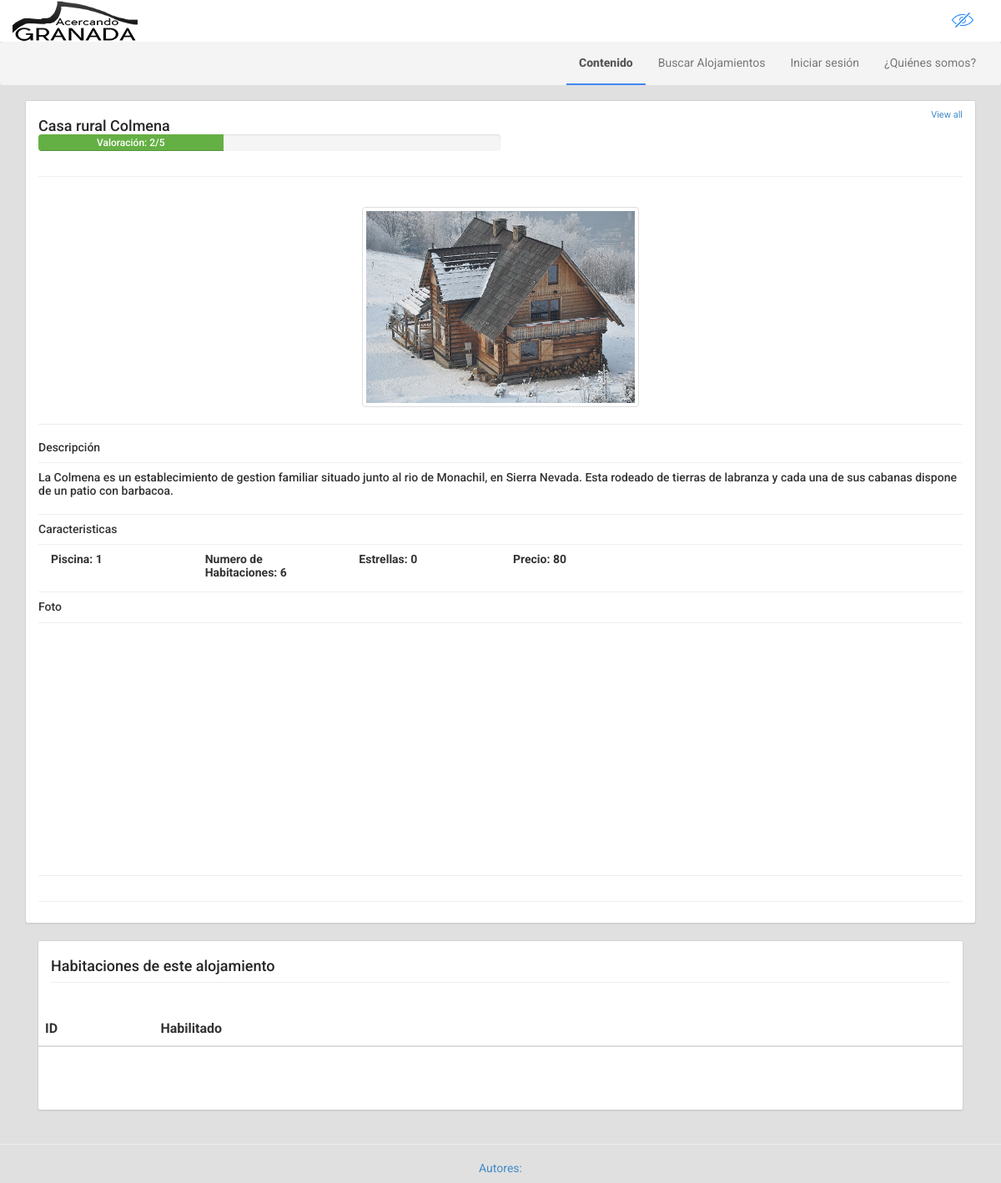
Page /GRXDev/index.php?cat=alojamiento&ID_Alojamiento=7 on the committed database.
### tables this page shows
CREATE TABLE IF NOT EXISTS `alojamiento` (
`ID` int(10) NOT NULL,
  `Nombre` varchar(255) NOT NULL,
  `Direccion` varchar(255) NOT NULL,
  `Descripcion` varchar(255) NOT NULL,
  `Tipo_alojamiento` int(10) NOT NULL,
  `ID_Dueno` int(10) NOT NULL,
  `Fecha_alta` int(10) NOT NULL,
  `ID_Validador` int(10) NOT NULL,
  `Fecha_validacion` varchar(20) NOT NULL,
  `src_img` varchar(128) DEFAULT NULL,
  `src_audio` varchar(128) DEFAULT NULL,
  `src_video` varchar(128) DEFAULT NULL
);

CREATE TABLE IF NOT EXISTS `caracteristicas` (
`ID_Caracteristicas` int(10) NOT NULL,
  `Descripcion` varchar(255) NOT NULL,
  `Tipo` varchar(255) NOT NULL,
  `Tipo_check` int(10) NOT NULL
);

CREATE TABLE IF NOT EXISTS `caracteristicasalojamiento` (
  `ID_Caracteristicas` int(10) NOT NULL,
  `ID_Alojamiento` int(10) NOT NULL,
  `Cantidad` int(10) NOT NULL
);

### GRXDev/conexionBD.php (called while the page is built)
<?php
include "BD.php";
$datos = new BD("localhost", "root", "", "GRXDev");
?>

### GRXDev/BD.php (called while the page is built, shortened)
<?php
class BD {
    private $localhost;
    private $user;
    private $pass;
    private $conexion = false;
    public function BD($direccion, $usuario, $contrasenia, $basedatos) {
        $this->localhost = $direccion;
        $this->user = $usuario;
        $this->pass = $contrasenia;
        $this->database = $basedatos;
    }
    public function GetMyConnection() {
        if ($this->conexion)
            return $this->conexion;
        $this->conexion = mysql_connect($this->localhost, $this->user, $this->pass) or die('Could not connect to server.');
        return $this->conexion;
    }
    public function Query($cadena) {
        return $res = mysql_query($cadena, $this->GetMyConnection());
    }
}

### GRXDev/alojamiento.php (the view, shortened to what this page needs)
		<link href="css/estrellas.css" rel="stylesheet">
		<link href="css/styles.css" rel="stylesheet">
<div class="container" id="main">
    <div class="row">
        <?php
        include 'conexionBD.php';
		$id = isset($_GET['ID_Alojamiento']) ? $_GET['ID_Alojamiento'] : null;
        $result = $datos->Query("SELECT ID, Nombre,Direccion,Descripcion,src_img,src_audio,src_video FROM alojamiento WHERE ID=".$id);
		$fila2 = mysql_fetch_array($result);
		?>
      <div class="col-md-12 col-sm-12">
    	<div class="panel panel-default">
           <div class="panel-heading"><a href="#" class="pull-right">View all</a>
		   <h4>
		   <?php echo $fila2['Nombre'];
                   $existe_reserva = false;
		   if((isset($yavalorado) && $yavalorado == true) || (!isset($_COOKIE['id_usuario'])) || $existe_reserva == false)
		   {
                            $total = $datos->Query("Select AVG(valoracion) from valoracionalojamiento where ID_Alojamiento=".$id);
                            $total_row = mysql_fetch_array($total);
                            if($total_row[0] == null)
                            {
                                $media = "3";
                            }
                            else
                            {
                                $media = $total_row[0];
                            }
			   ?>
			    <div class="progress" style="width:50%; height:20px">
					<div class="progress-bar progress-bar-success" style="width:<?php echo (intval($media)*20); ?>%">Valoración: <?php echo intval($media);?>/5</div>
				</div>
		   <?php } ?>
		   </h4></div>
   			<div class="panel-body">
                <?php if($fila2['src_img']==null) {
                    echo '<img src="./images/h_prueba.jpg" class="img-responsive img-thumbnail pull-center" style="margin-left:35%; width:30%; height:30%;">';
                }else{
                    echo '<img src="'.$fila2['src_img'].'" class="img-responsive img-thumbnail pull-center" style="margin-left:35%; width:30%; height:30%;">';
                }?>
			  <hr>
              <h5>Descripción<h5>
              <p><?php echo $fila2['Descripcion']?></p>
			  <h5>Caracteristicas<h5>
			  <?php
                    $result3=$datos->Query("SELECT ID_Caracteristicas, Cantidad from caracteristicasalojamiento where ID_Alojamiento=".$id);
                    while($fila=mysql_fetch_array($result3))
                    {
						$result2=$datos->Query("SELECT * FROM caracteristicas WHERE ID_Caracteristicas=".$fila['ID_Caracteristicas']);
                        while(($fila2=mysql_fetch_array($result2)))
                        {
							echo '<div class="col-md-2 col-sm-2">';
							echo '<label for="'.$fila2['Descripcion'].'">'.$fila2['Descripcion'].': '.$fila['Cantidad'].'</label>';
							echo '</div>';
						}
                    }
			  ?>
			  <div class="clearfix"></div>
			  <h5>Foto<h5>
			<div id="opinion">
			  </div>
              <div class="clearfix"></div>
			  <hr>
            </div>
         </div>
	</div>
	</div>
        <div class="col-md-12 col-sm-12">
        <div class="panel panel-warning">
            <div class="panel-heading"><h4>Habitaciones de este alojamiento</h4></div>
            <div class="panel-body">
                <?php $result=$datos->Query("SELECT * FROM habitacion WHERE ID_Alojamiento='".$id."'")?>
                <?php if($result){?>
                <div class="row">
                    <div class="table-responsive">
                        <table class="table table-striped">
                            <thead>
                            <tr>
                                <th>ID</th>
                                <th>Habilitado</th>
                                <th></th>
                                <th></th>
                                <th></th>
                                <th></th>
                                <th></th>
                                <th></th>
                                <th></th>
                                <th></th>
                            </tr>
                            </thead>
                        </table>
                    </div>
                    <div class="col-md-12 text-center">
                    </div>
                </div>
                <?php } ?>
                </div>
            </div>
        </div>
</div>

### GRXDev/css/styles.css (style rules this page uses)
body { background-color:#e0e0e0; -webkit-font-smoothing: antialiased; font: normal 14px Roboto,arial,sans-serif; }
.btn,.form-control,.panel,.list-group,.well { border-radius:1px;box-shadow:0 0 0; }
.well,.panel { border-color:#d2d2d2;box-shadow:0 1px 0 #cfcfcf;border-radius:3px; }
.btn-success,.label-success,.progress-bar-success { background-color:#65b045; }
hr { border-color:#ececec; }
.panel .panel-heading { background-color:#ffffff; font-weight:700; font-size:16px; color:#262626; border-color:#ffffff; }
.panel .panel-heading a { font-weight:400; font-size:11px; }
h3,h4,h5 { border:0 solid #efefef; border-bottom-width:1px; padding-bottom:10px; }
#main { padding-top:120px; }
#opinion { float:left; height:250px; margin-left:1%; margin-bottom:2%; width:97%; overflow-x:hidden; overflow-y:scroll; }

### rows in the picture
alojamiento: Nombre "Casa rural Colmena", src_img (picture), Descripcion "La Colmena es un establecimiento de gestion familiar situado junto al rio de Monachil, en Sierra Nevada. Esta rodeado de tierras de labranza y cada una de sus cabanas dispone de un patio con barbacoa."
caracteristicasalojamiento: Cantidad "1"
caracteristicas: Descripcion "Piscina"
caracteristicasalojamiento: Cantidad "6"
caracteristicas: Descripcion "Numero de Habitaciones"
caracteristicasalojamiento: Cantidad "0"
caracteristicas: Descripcion "Estrellas"
caracteristicasalojamiento: Cantidad "80"
caracteristicas: Descripcion "Precio"

### other values in the picture
$media "2"
